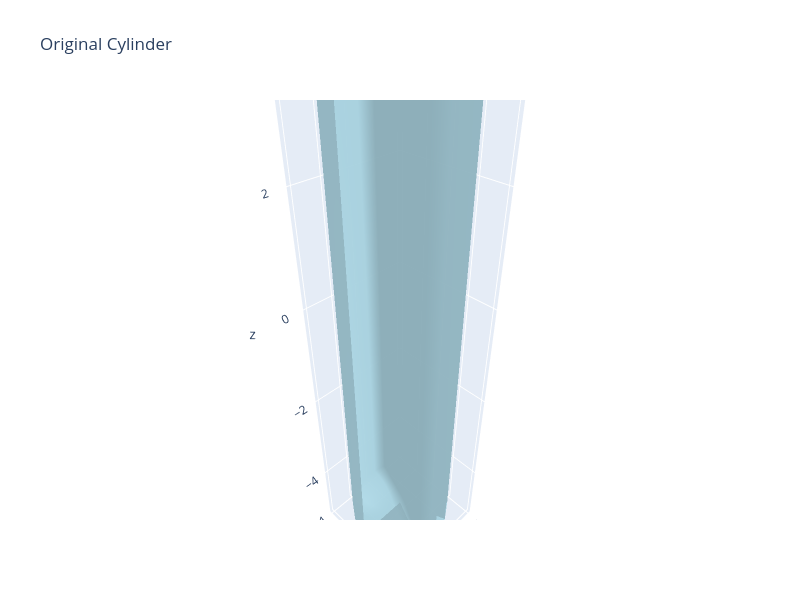

This figure's notebook cell:
### Markdown cell above
## Create and Visualize Cylinder

### Code cell
# Create a cylinder mesh
mesh = example_mesh(kind="cylinder")

mm = MeshManager(mesh)
mm.print_mesh_analysis()
mm.visualize_mesh_3d(title="Original Cylinder", backend="plotly")

### Figure 1 — Plotly figure (JSON) as saved in the notebook; plotly's stock layout.template omitted (floating-point values rounded to 4 significant figures)
{"data": [{"color": "lightblue", "i": [1, 1, 2, 2, 4, 4, 5, 5, 6, 6, 7, 7, 8, 8, 9, 9, 10, 10, 11, 11, 12, 12, 13, 13, 14, 14, 15, 15, 16, 16, 17, 17, 18, 18, 19, 19, 20, 20, 21, 21, 22, 22, 23, 23, 24, 24, 25, 25, 26, 26, 27, 27, 28, 28, 29, 29, 30, 30, 31, 31, 32, 32, 33, 33], "j": [0, 4, 4, 5, 0, 6, 6, 7, 0, 8, 8, 9, 0, 10, 10, 11, 0, 12, 12, 13, 0, 14, 14, 15, 0, 16, 16, 17, 0, 18, 18, 19, 0, 20, 20, 21, 0, 22, 22, 23, 0, 24, 24, 25, 0, 26, 26, 27, 0, 28, 28, 29, 0, 30, 30, 31, 0, 32, 32, 33, 0, 1, 1, 2], "k": [4, 2, 5, 3, 6, 5, 7, 3, 8, 7, 9, 3, 10, 9, 11, 3, 12, 11, 13, 3, 14, 13, 15, 3, 16, 15, 17, 3, 18, 17, 19, 3, 20, 19, 21, 3, 22, 21, 23, 3, 24, 23, 25, 3, 26, 25, 27, 3, 28, 27, 29, 3, 30, 29, 31, 3, 32, 31, 33, 3, 1, 33, 2, 3], "name": "Mesh", "opacity": 0.8, "type": "mesh3d", "x": [0.0, 1.0, 1.0, 0.0, 0.9239, 0.9239, 0.7071, 0.7071, 0.3827, 0.3827, 6.123e-17, 6.123e-17, -0.3827, -0.3827, -0.7071, -0.7071, -0.9239, -0.9239, -1.0, -1.0, -0.9239, -0.9239, -0.7071, -0.7071, -0.3827, -0.3827, -1.837e-16, -1.837e-16, 0.3827, 0.3827, 0.7071, 0.7071, 0.9239, 0.9239], "y": [0.0, 0.0, 0.0, 0.0, 0.3827, 0.3827, 0.7071, 0.7071, 0.9239, 0.9239, 1.0, 1.0, 0.9239, 0.9239, 0.7071, 0.7071, 0.3827, 0.3827, 1.225e-16, 1.225e-16, -0.3827, -0.3827, -0.7071, -0.7071, -0.9239, -0.9239, -1.0, -1.0, -0.9239, -0.9239, -0.7071, -0.7071, -0.3827, -0.3827], "z": [-5.0, -5.0, 5.0, 5.0, -5.0, 5.0, -5.0, 5.0, -5.0, 5.0, -5.0, 5.0, -5.0, 5.0, -5.0, 5.0, -5.0, 5.0, -5.0, 5.0, -5.0, 5.0, -5.0, 5.0, -5.0, 5.0, -5.0, 5.0, -5.0, 5.0, -5.0, 5.0, -5.0, 5.0]}], "layout": {"autosize": false, "height": 600, "scene": {"aspectmode": "data", "xaxis": {"visible": true}, "yaxis": {"visible": true}, "zaxis": {"visible": true}}, "title": {"text": "Original Cylinder"}, "width": 800}}
